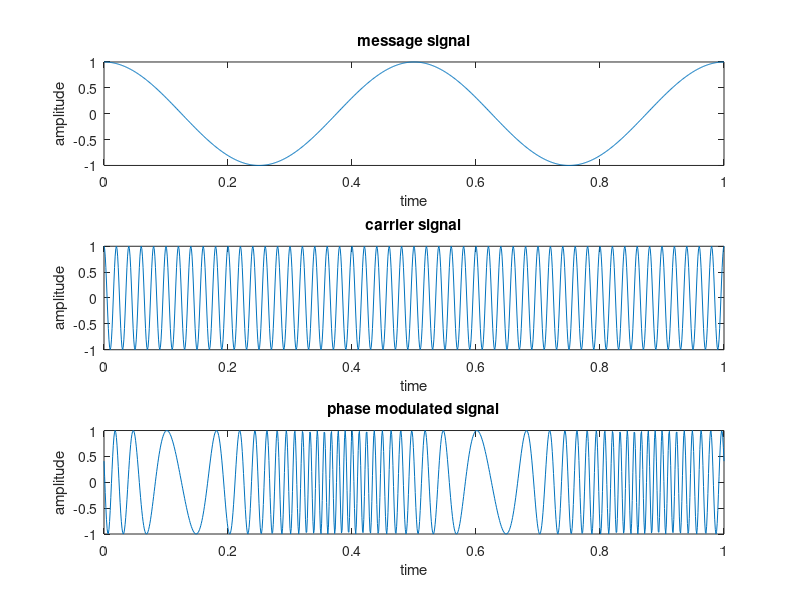

Write the MATLAB code that produced this figure.
clc;
clear all;
close all;
am = 1
ac = 1
fc = 50
fm = 2
fs = 20
t = 1
t1 = 0:0.001:t
wm = 2*pi*fm
m = am*cos(wm*t1)
subplot(3,1,1)
plot(t1,m)
title('message signal')
xlabel('time')
ylabel('amplitude')
wc=2*pi*fc;
c=ac*cos(wc*t1)
subplot(3,1,2)
plot(t1,c)
title('carrier signal')
xlabel('time')
ylabel('amplitude')
pm=ac*cos(wc*t1+m.*fs)
subplot(3,1,3)
plot(t1,pm)
title('phase modulated signal')
xlabel('time')
ylabel('amplitude')

